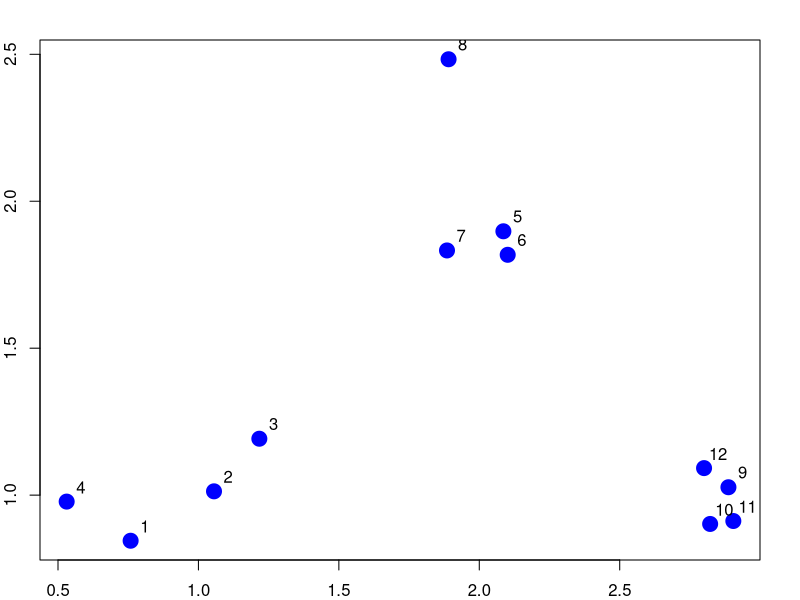
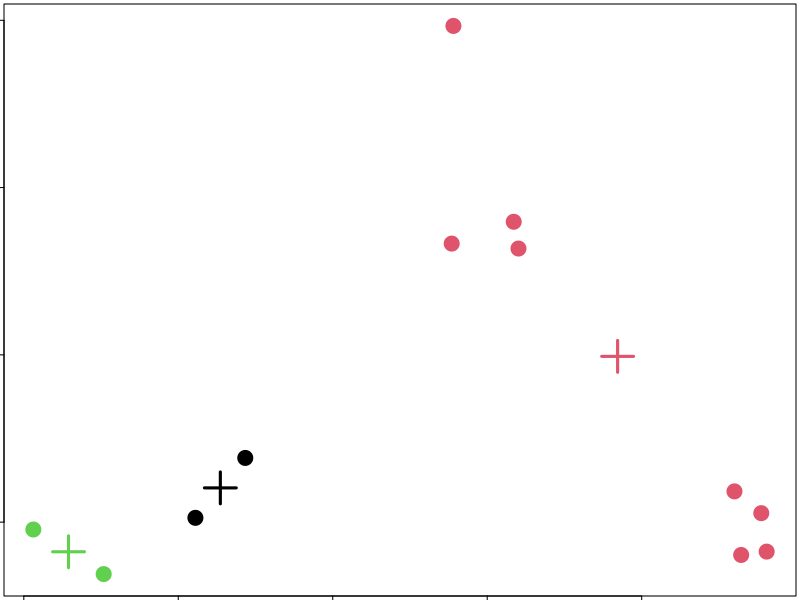
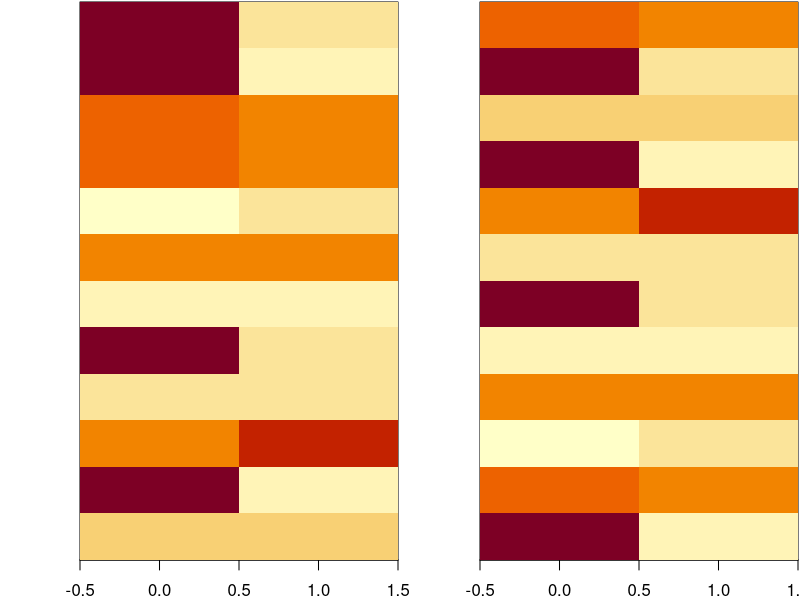

Here is the R script that generated these plots, in order:
# partitioning
# Fix number of clusters
# Get centroids
# assign things to closest centroid
# recalculate centroid

# Requires:
# defined distance, number of cluster, initial centroid guess

# produces:
# final estimate of cluster centroids,
# assginment of each point to clusters

set.seed(1234)
par(mar = c(2,2,2,2)) #leaves out axis titles
x <- rnorm(12, mean = rep(1:3, each = 4), sd = 0.2)
y <- rnorm(12, mean = rep(c(1, 2, 1), each = 4), sd = 0.2)
plot(x, y, col = "blue", pch = 19, cex = 2)
#labels each point with a number
text(x + 0.05, y + 0.05, labels = as.character(1:12))

dataFrame <- data.frame(x,y)
kmeansObj <- kmeans(dataFrame, centers = 3)
names(kmeansObj)
#assignment of points to cluster
kmeansObj$cluster

par(mar = rep(0.2, 4))
#plot the points color coded by cluster
plot(x, y, col = kmeansObj$cluster, pch = 19, cex = 2)
#draw the centroids of the kmeans
points(kmeansObj$centers, col = 1:3, pch = 3, cex = 3, lwd = 3)

#heatmaps
set.seed(1234)
dataMatrix <- as.matrix(dataFrame)[sample(1:12), ]
kmeansObj2 <- kmeans(dataMatrix, centers = 3)
par(mfrow = c(1, 2), mar = c(2, 4, 0.1, 0.1))
image(t(dataMatrix)[, nrow(dataMatrix):1], yaxt = "n")
image(t(dataMatrix)[, order(kmeansObj$cluster)], yaxt = "n")

#link in slides on website re: how to determine # of clusters
#not deterministic -> run a couple of time